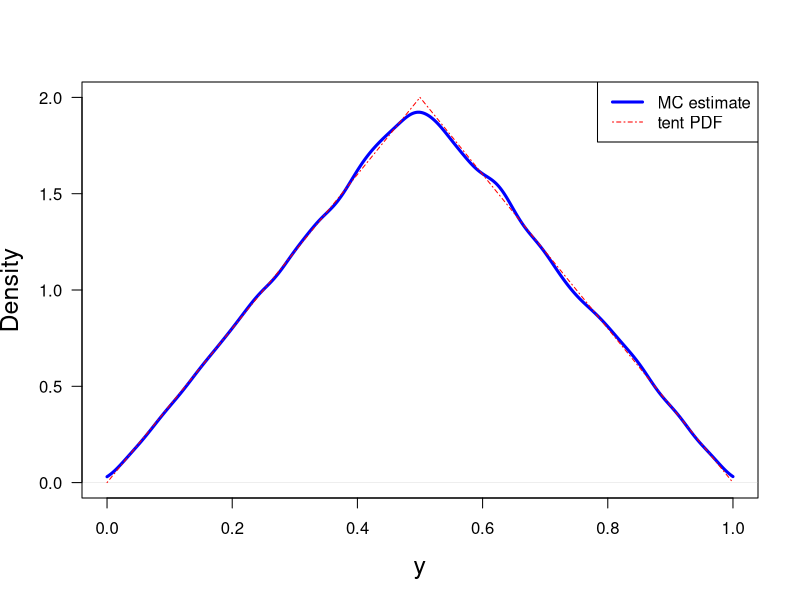

This chart was generated by the following R code:
print('file: RandomTentMCdensityEst.R')
# estimate density from 1e5 random numbers from tent PDF
set.seed(1953)
M = 1e5; r = runif(M);  # uniformly distributed random numbers
y = numeric(M)
for (k in 1:M) {    # transformation y(x)
  x = r[k];
  if (x < 0.5) {y[k] = sqrt(x/2)}
  else {y[k] = 1-sqrt((1-x)/2)}}
# png('tentDensityEstimate160722.png',width=16,height=12,units='cm',res=300)
plot(density(y,from=0.0,to=1.0),type='l',lwd=3,col='blue',
     xlab='y',ylab='Density',main='',las=1,xlim=c(0,1),ylim=c(0,2),cex.lab=1.5)
dy = 0.01; y1 = seq(0,0.5,dy); y2 = seq(0.5,1,dy)
q1 = 4*y1; q2 = 4*(1-y2)
lines(y1,q1,lwd=1,col='red',lty=4)
lines(y2,q2,lwd=1,col='red',lty=4)
legend('topright',legend=c('MC estimate','tent PDF'),col=c('blue','red'),
       lty=c(1,4),lwd=c(3,1))
# dev.off()
